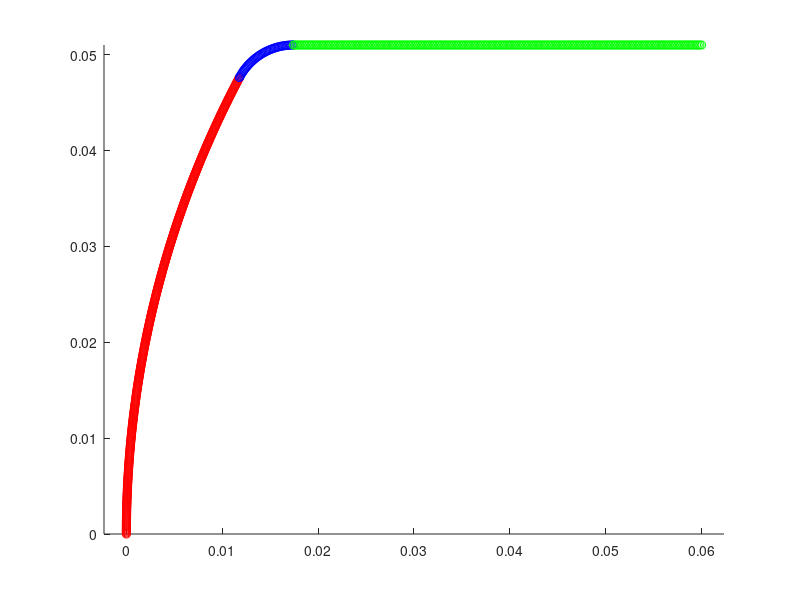
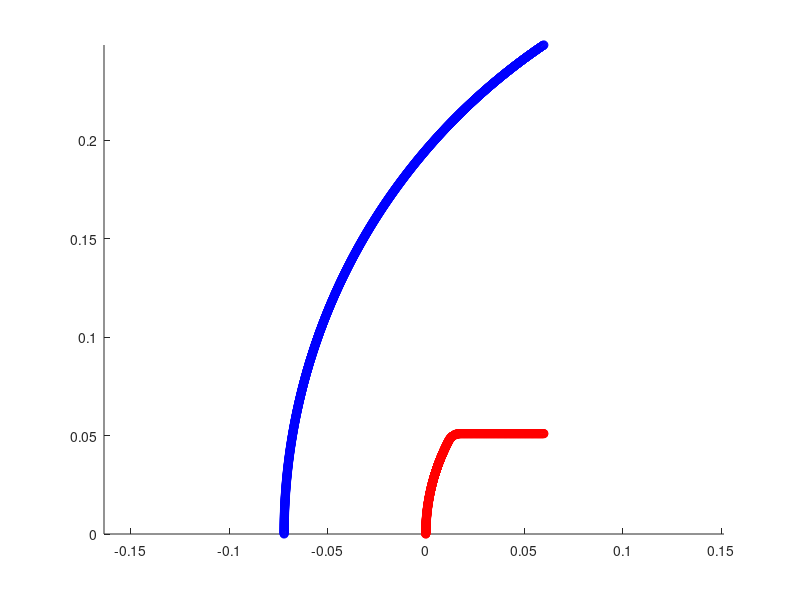

MATLAB code to generate these figures, in order:
function [xl, xu] = isoq()

Rn = 0.102;
Rs = Rn/16; 
xE = 0.06;
ThN = 27.82*pi/180;
Thf = pi/2;
n1 = 480;
n2 = 48;
n3 = 240;

th = 0:ThN/n1:ThN;
xc0 = Rn*(1 - cos(th));
yc0 = Rn*sin(th);

Thi = pi - ThN;
c1_x =  xc0(end) - Rs*cos(Thi);
c1_y =  yc0(end) - Rs*sin(Thi);

th = Thi:(Thf-Thi)/n2:Thf;
xc1_1 = Rs*cos(th);
yc1_1 = Rs*sin(th);

xc1_1 = xc1_1 + c1_x;
yc1_1 = yc1_1 + c1_y;

xl0 = [xc0(:) yc0(:)];
xl1 = [xc1_1(:) yc1_1(:)];

xT = max(xl1(:,1));
yT = max(xl1(:,2));

xl2 = [linspace(xT, xE, n3)' yT*ones(n3,1)];

figure(1); clf;
hold on;
plot(xl0(:,1), xl0(:,2), 'or');
plot(xl1(:,1), xl1(:,2), 'ob');
plot(xl2(:,1), xl2(:,2), 'og');
axis equal;

xl = [xl0(1:end-1,:); xl1(1:end-1,:); xl2(1:end,:)];

t = linspace(pi, pi/2, 2000)';
xc = 3.8*xE + 5*xE*cos(t);
yc = 5*xE*sin(t);
xu = [xc yc];

ind = xu(:,1) <= xE;
xu = xu(ind,:);
xu(end,1) = xE;

figure(2); clf;
hold on;
plot(xl(:,1), xl(:,2), 'or');
plot(xu(:,1), xu(:,2), 'ob');
axis equal;



% 
% plot(xl2(:,1), xl2(:,2), 'og');
% plot(xl3(:,1), xl3(:,2), 'ok');
% 
% plot(c1_x, c1_y, '-ok');
% 
% %xo = [xl0(1:end-1,:); xl1(1:end-1,:); xl2(1:end-1,:); xl3(1:end,:)];
% 
% n1 = 5000;
% n2 = 5000;
% n3 = 2000;
% n4 = 1000;
% 
% ThN = 23.0353*pi/180;
% th = 0:ThN/n1:ThN;
% xc0 = Rn*(1 - cos(th));
% yc0 = Rn*sin(th);
% xr0 = [xc0(:) yc0(:)];
% 
% Thi = pi-ThN;
% Thf = pi/2-32.5*pi/180;
% th = Thi:(Thf-Thi)/n2:Thf;
% xc1 = Rs*cos(th) + c1_x;
% yc1 = Rs*sin(th) + c1_y;
% xr1 = [xc1(:) yc1(:)];
% 
% xi = linspace(0,1,n3)';
% XA = xr1(end,:);
% XB = [3.3020 0.9116];
% x = XA(1,1) + (XB(1,1)-XA(1,1))*xi;
% y = XA(1,2) + (XB(1,2)-XA(1,2))*xi;
% xr2 = [x y];
% 
% xi = linspace(0,1,n4)';
% XA = XB;
% XB = [3.3020 0];
% x = XA(1,1) + (XB(1,1)-XA(1,1))*xi;
% y = XA(1,2) + (XB(1,2)-XA(1,2))*xi;
% xr3 = [x y];
% 
% % figure(2); clf;
% % hold on;
% % plot(xr0(:,1), xr0(:,2), '-b');
% % plot(xr1(:,1), xr1(:,2), '-b');
% % plot(xr2(:,1), xr2(:,2), '-b');
% % plot(xr3(:,1), xr3(:,2), '-b');
% % plot(c1_x, c1_y, '-ok');
% 
% xr = [xr0(1:end-1,:); xr1(1:end-1,:); xr2(1:end,:)];
% 
% xs = shifted_curve_normal_direction(xr, D);
% xs(1,:) = [D 0];
% XC = XB;
% XC(1) = XB(1) - D;
% s = (xs(end-3,2)-xs(end-4,2))/(xs(end-3,1)-xs(end-4,1));
% c =  xs(end-4,2) - s*xs(end-4,1);
% XC(2) = c + s * XC(1);
% 
% % [xr(1:10,:) xs(1:10,:)]
% % pause
% 
% ind = xs(:,1) < XC(1);
% xs = xs(ind,:);
% 
% xi = linspace(0,1,n4)';
% XA = XC;
% XB(1) = XB(1) - D;
% x = XA(1,1) + (XB(1,1)-XA(1,1))*xi;
% y = XA(1,2) + (XB(1,2)-XA(1,2))*xi;
% xs3 = [x y];
% xs = [xs; xs3];
% 
% xf = [xr0(1:end-1,:); xr1(1:end-1,:); xr2(1:end-1,:); xr3(1:end,:)];
% 
% figure(2); clf;
% hold on;
% plot(xf(:,1), xf(:,2), '-b');
% plot(xs(:,1), xs(:,2), '-r');
% %plot(XC(1), XC(2), 'ok');
% axis equal; axis tight;
% 
